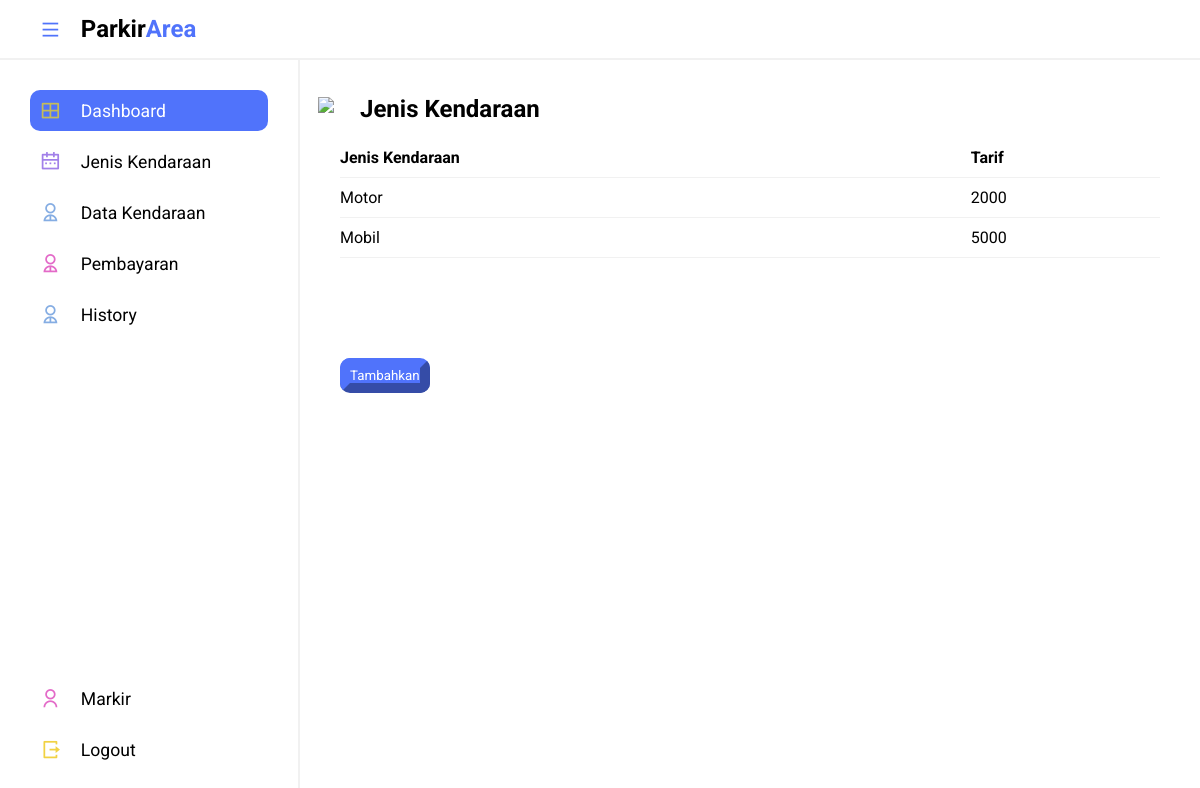
The page /jenis_kendaraan.php on the database its author committed.
### tables this page shows
CREATE TABLE `jenis_kendaraan` (
  `id_jenis` int(11) NOT NULL,
  `jenis_kendaraan` varchar(20) DEFAULT NULL,
  `tarif` varchar(10) DEFAULT NULL
);

### jenis_kendaraan.php (the view, shortened to what this page needs)
<!DOCTYPE html>
<html lang="en">
<head>
    <link rel="stylesheet" href="css/styles.css">
    <link href="https://cdn.jsdelivr.net/npm/remixicon@2.5.0/fonts/remixicon.css" rel="stylesheet">
</head>
<body>
    <section class="header">
        <div class="logo">
            <i class="ri-menu-line icon icon-0 menu"></i>
            <h2>Parkir<span>Area</span></h2>
        </div>
    </section>
    <section class="main">
        <div class="sidebar">
            <ul class="sidebar--items">
                <li>
                    <a href="Index.php" id="active--link">
                        <span class="icon icon-1"><i class="ri-layout-grid-line"></i></span>
                        <span class="sidebar--item">Dashboard</span>
                    </a>
                </li>
                <li>
                    <a href="jenis_kendaraan.php">
                        <span class="icon icon-2"><i class="ri-calendar-2-line"></i></span>
                        <span class="sidebar--item">Jenis Kendaraan</span>
                    </a>
                </li>
                <li>
                    <a href="data_kendaraan.php">
                        <span class="icon icon-3"><i class="ri-user-2-line"></i></span>
                        <span class="sidebar--item" style="white-space: nowrap;">Data Kendaraan</span>
                    </a>
                </li>
                <li>
                    <a href="bayar.php">
                        <span class="icon icon-4"><i class="ri-user-2-line"></i></span>
                        <span class="sidebar--item" style="white-space: nowrap;">Pembayaran</span>
                    </a>
                </li>
                <li>
                    <a href="history.php">
                        <span class="icon icon-3"><i class="ri-user-2-line"></i></span>
                        <span class="sidebar--item" style="white-space: nowrap;">History</span>
                    </a>
                </li>
            </ul>
            <ul class="sidebar--bottom-items">
                <li>
                <a href="markir.php">
                        <span class="icon icon-4"><i class="ri-user-line"></i></span>
                        <span class="sidebar--item">Markir</span>
                    </a>
                </li>
                <li>
                    <a href="logout.php">
                        <span class="icon icon-8"><i class="ri-logout-box-r-line"></i></span>
                        <span class="sidebar--item">Logout</span>
                    </a>
                </li>
            </ul>
        </div>
        <div class="main--content">
            <div class="recent--patients">
            <div class="recent--patients">
                <div class="title">
                <img src="https://img.icons8.com/external-phatplus-lineal-color-phatplus/64/null/external-parking-map-phatplus-lineal-color-phatplus.png"/>
                <h2>Jenis Kendaraan</h2><br><br>
                </div>
                <div class="table1">
                    <table>
                        <thead>
                            <tr>
                                <th>Jenis Kendaraan</th>
                                <th>Tarif</th>
                            </tr>
                        </thead>
                        <tbody>
                        <?php
                                include "config.php";
                                $sql = $koneksi->query("SELECT * FROM jenis_kendaraan");
                                while ($data = $sql->fetch_assoc()) :
                            ?>
                            <tr>
                                <td><?php echo $data['jenis_kendaraan'];?></td>
                                <td><?php echo $data['tarif'];?></td>
                            </tr>
                            <?php endwhile; ?>
                        </tbody>
                    </table>
                </div>
            </div>
        </div>
        <a href="tambah_jenis.php"><button type="submit" class="btn1" >Tambahkan</button></a>
    </section>
</body>
</html>

### css/styles.css (style rules this page uses)
* { margin: 0; padding: 0; box-sizing: border-box; font-family: 'Roboto', sans-serif; }
body { position: relative; width: 100%; }
.header { height: 60px; width: 100%; display: flex; align-items: center; border-bottom: 2px solid #f1f1f1; }
.logo { display: flex; align-items: center; width: 300px; padding-left: 40px; }
.logo span { color: #5073fb; }
img { position: absolute; top: 5%; left: 2%; width: 3%; }
.main { position: relative; width: 100%; min-height: calc(100vh - 60px); }
.sidebar { position: absolute; top: 0; left: 0; height: 100%; width: 300px; background-color: #fff; padding: 30px; display: flex; flex-direction: column; justify-content: space-between; border-right: 2px solid #f1f1f1; transition: .3s; }
li { list-style: none; }
a { text-decoration: none; }
.sidebar--items a, .sidebar--bottom-items a { display: flex; align-items: center; margin-bottom: 10px; font-size: 1.1rem; color: #000; padding: 10px; border-radius: 10px; }
#active--link { background-color: #5073fb; color: #fff; }
.sidebar--bottom-items li:last-child a { margin-bottom: 0; }
.icon { position: relative; display: flex; align-items: center; justify-content: center; margin-right: 20px; font-size: 1.3rem; }
.icon-0 { color: #5073fb; }
.icon-1 { color: #c5bc58; }
.icon-2 { color: #a280e9; }
.icon-3 { color: #85ade3; }
.icon-4 { color: #e36ac8; }
.icon-8 { color: #f1d243; }
.main--content { position: absolute; top: 0; right: 0; height: 100%; width: calc(100% - 300px); padding: 0 40px; overflow-y: scroll; transition: .3s; }
.title { display: flex; align-items: center; padding-left: 20px; justify-content: space-between; margin-bottom: 10px; margin-top: 30px; }
.btn1 { background-color: #5073fb; color: white; border-radius: 10px; border-color: #5073fb; border-width: 10px; }
.recent--patients { margin-bottom: 20px; }
table { width: 100%; text-align: left; border-collapse: collapse; }
.table1 { height: 200px; overflow-y: scroll; }
.table1 { width: 100%; text-align: left; border-collapse: collapse; }
tr { border-bottom: 1px solid #f1f1f1; }
td, th { padding-block: 10px; }

### rows shown on the page
jenis_kendaraan: jenis_kendaraan "Motor", tarif "2000"
jenis_kendaraan: jenis_kendaraan "Mobil", tarif "5000"
